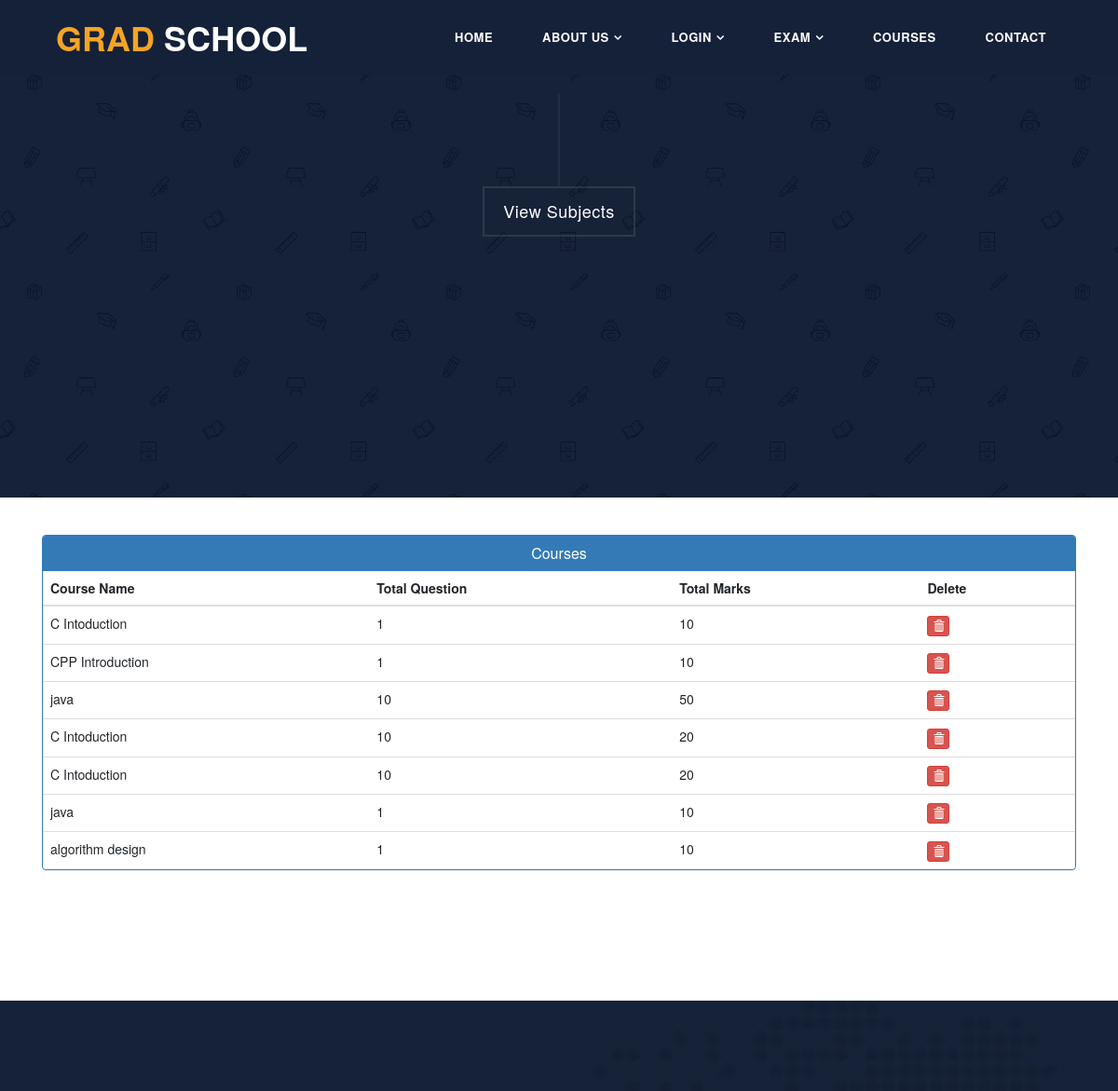
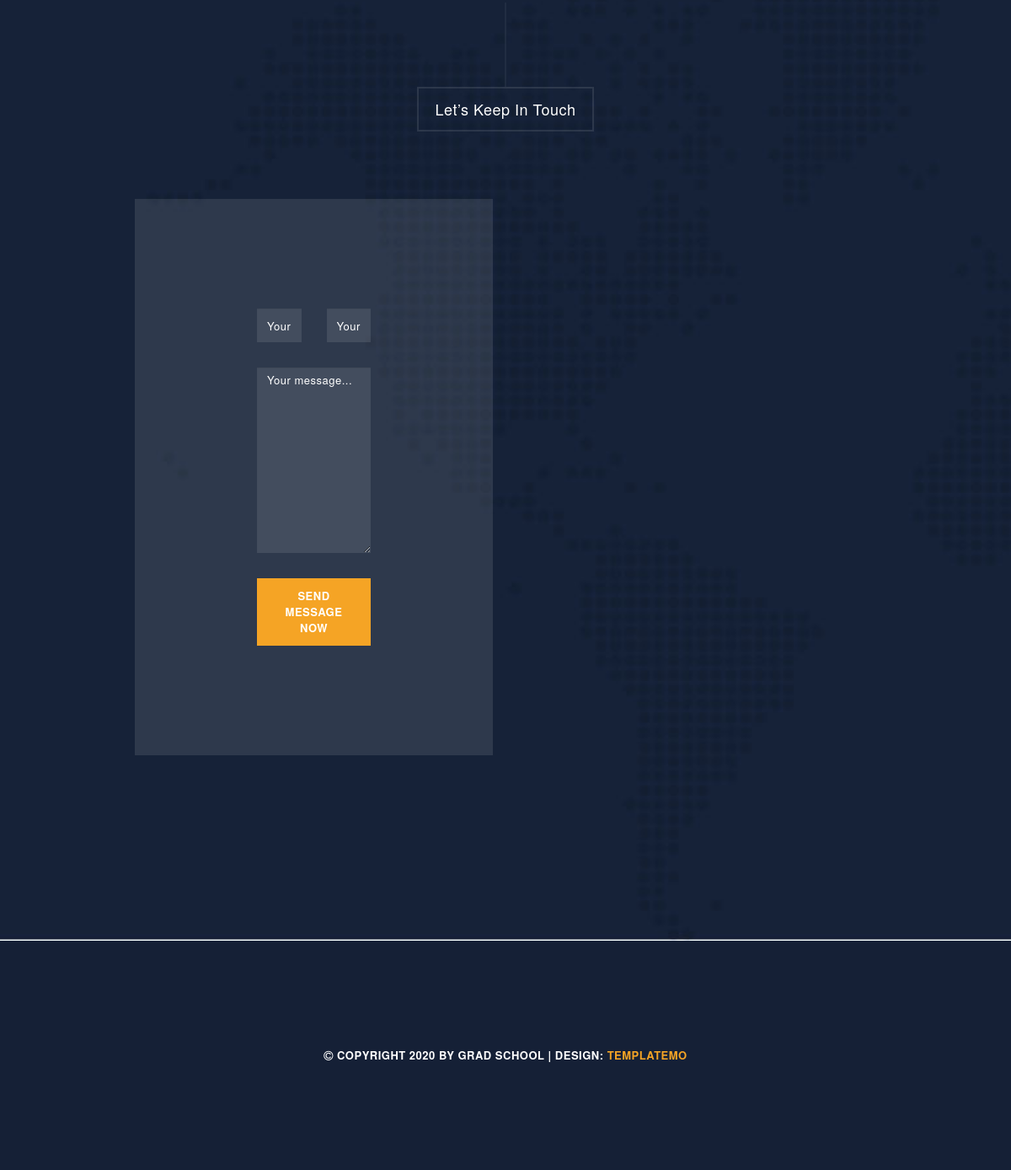
/exam/exam_subject/, run on the app's committed database (2 pictures, top to bottom).
### exam/models.py (models this page shows, shortened)
class ExamSubject(models.Model):
   subject_name = models.ForeignKey(Subject,on_delete=models.CASCADE)
   question_number = models.PositiveIntegerField()
   total_marks = models.PositiveIntegerField()

### cariculam/models.py (models this page shows, shortened)
class Subject(models.Model):
    subject_id = models.CharField(max_length=100,unique=True)
    name = models.CharField(max_length=100)
    slug = models.SlugField(null=True,blank=True)
    course = models.ForeignKey(Course,on_delete=models.CASCADE,related_name='subjects')
    image = models.ImageField(upload_to = save_subject_image, blank = True, verbose_name = 'subject image' )
    description = models.TextField(max_length=500,blank=True)
    def __str__(self):
        return self.name

### exam/views.py (the view)
# urls.py: path('exam_subject/',views.exam_subject,name='exam_subject'),
def exam_subject(request):
    subjects = models.ExamSubject.objects.all()
    return render(request,'exam_subject.html',{'subjects':subjects})

### exam/templates/exam_subject.html (shortened to what this page needs)
{% extends 'home.html' %} {% block content %} {%load static%}
<section class="section courses" data-section="section4">
    <div class="container-fluid">
        <div class="row">
            <div class="col-md-12">
                <div class="section-heading">
                    <h2>View Subjects</h2>
                </div>
            </div>
        </div>
    </div>
</section>
<head>
    <link href="//netdna.bootstrapcdn.com/bootstrap/3.0.0/css/bootstrap.min.css" rel="stylesheet" id="bootstrap-css">
</head>
<br><br>
<div class="container">
    <div class="panel panel-primary">
        <div class="panel-heading">
            <h6 class="panel-title">Courses</h6>
        </div>
        <table class="table table-hover" id="dev-table">
            <thead>
                <tr>
                    <th>Course Name</th>
                    <th>Total Question</th>
                    <th>Total Marks</th>
                    <th>Delete</th>
                </tr>
            </thead>
            {% for t in subjects %}
            <tr>
                <td> {{t.subject_name}}</td>
                <td>{{t.question_number}}</td>
                <td>{{t.total_marks}}</td>
                <td><a class="btn btn-danger btn-xs" href="{% url 'delete_subject' t.id  %}"><span class="glyphicon glyphicon-trash"></span></a></td>
            </tr>
            {% endfor %}
        </table>
    </div>
</div>
<br><br><br><br><br><br> {% endblock content %}

### static/assets/css/templatemo-grad-school.css (style rules this page uses)
body { font-family: 'Montserrat', sans-serif; }
a { color: #3CF; text-decoration: none; }
.section-heading { text-align: center; margin-bottom: 70px; }
.section-heading h2:before { width: 1px; height: 100px; background-color: rgba(250,250,250,0.1); position: absolute; top: -102px; content: ''; left: 50%; transform: translate(-50%); }
.section-heading h2 { margin-top: 100px; position: relative; font-size: 18px; font-weight: 500; color: #fff; letter-spacing: 0.5px; display: inline-block; padding: 15px 20px; border: 2px solid rgba(250,250,250,0.1); }
section.courses { background-image: url(../images/choosing-bg.jpg); background-repeat: no-repeat; background-size: cover; background-color: #172238; padding-bottom: 100px; padding: 0px 30px 100px 30px; }

### exam/templates/exam_subject.html (style rules this page uses)
a:link { text-decoration: none; }
h6 { text-align: center; }
.row { margin: 100px; }

### data on the page
ExamSubject: subject_name "C Intoduction", question_number "1", total_marks "10"
ExamSubject: subject_name "CPP Introduction", question_number "1", total_marks "10"
ExamSubject: subject_name "java", question_number "10", total_marks "50"
ExamSubject: subject_name "C Intoduction", question_number "10", total_marks "20"
ExamSubject: subject_name "C Intoduction", question_number "10", total_marks "20"
ExamSubject: subject_name "java", question_number "1", total_marks "10"
ExamSubject: subject_name "algorithm design", question_number "1", total_marks "10"
